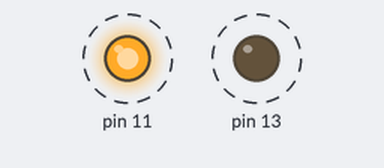
The program below on a simulated Raspberry Pi (header pin numbers). On the bench: output pins drawn as LEDs (lit = HIGH). Dashed ring = blinking.

Above: at 0.2 s.
Timing chart, 0 to 3.0 s (numbered marks = the images above):
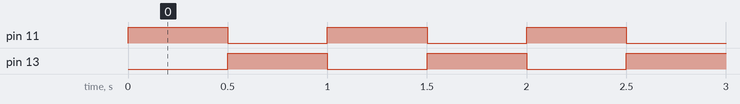

The program:

GPIO_blink.py
```python
import RPi.GPIO as GPIO

import time

GPIO.setmode(GPIO.BOARD)
GPIO.setup(11, GPIO.OUT)

GPIO.setup(13, GPIO.OUT)

try:
    while True:
        GPIO.output(11, True)
        GPIO.output(13, False)
        time.sleep(0.5)

        GPIO.output(11, False)
        GPIO.output(13, True)
        time.sleep(0.5)

except KeyboardInterrupt:
    print("\nKeyboardInterrupt.")
finally:
    GPIO.cleanup()
```

Measured:
- by itself, pin 11, pin 13: alternates HIGH for 0.50 s and LOW for 0.50 s
